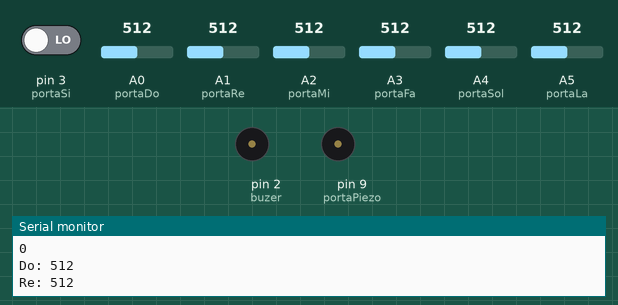
Recording of a sketch running on a simulated Arduino Uno, built with avr-gcc and run on an emulated ATmega328P. Shown: buzzer (waves = sounding, pin HIGH), the last lines printed to the serial monitor. The inputs (shaded band) are chosen by the test bench; at power-on: pin 3 (portaSi) LOW, A0 (portaDo) = 512, A1 (portaRe) = 512, A2 (portaMi) = 512, A3 (portaFa) = 512, A4 (portaSol) = 512, A5 (portaLa) = 512.

Above: at 1.2 s.
1.3 s: pin 3 (portaSi) driven HIGH
At 2.2 s:
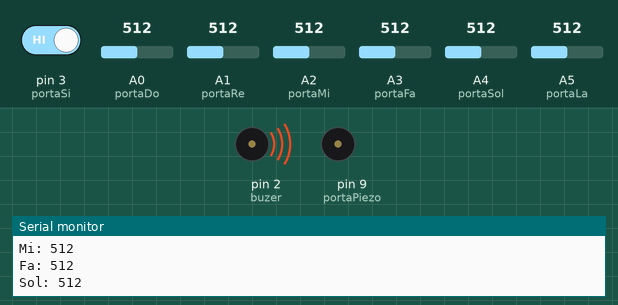
Timing chart, 0 to 4.3 s (numbered marks = the images above; inputs shaded):
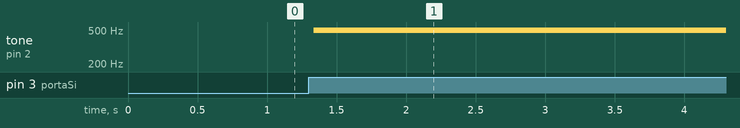

Measured:
- after the input at 1.3 s, tone on pin 2 (buzer): silent → 495 Hz at once

The sketch:

JoaoJoaoCamila.ino
```cpp
int buzer = 2, ValorAnalogico = 1000, ValorDigital = 0;
int portaDo = A0, portaRe = A1, portaMi = A2,
    portaFa = A3, portaSol = A4,
    portaLa = A5, portaSi = 3;
//notas (frequências)
int notaDo = 264, notaRe = 297, notaMi = 330,
    notaFa = 352, notaSol = 396,
    notaLa = 440, notaSi = 495;
//piezo
int portaPiezo = 9;
//duração da nota
int duracao = 200;
void setup()
{
  pinMode(portaDo, INPUT);
  pinMode(portaRe, INPUT);
  pinMode(portaMi, INPUT);
  pinMode(portaFa, INPUT);
  pinMode(portaSol, INPUT);
  pinMode(portaLa, INPUT);
  pinMode(portaSi, INPUT);
  pinMode(portaPiezo, OUTPUT);
  Serial.begin(9600);
}


void loop() {
  Serial.print("Do: ");
  Serial.println(analogRead(portaDo));
  Serial.print("Re: ");
  Serial.println(analogRead(portaRe));
  Serial.print("Mi: ");
  Serial.println(analogRead(portaMi));
  Serial.print("Fa: ");
  Serial.println(analogRead(portaFa));
  Serial.print("Sol: ");
  Serial.println(analogRead(portaSol));
  Serial.print("La: ");
  Serial.println(analogRead(portaLa));
  Serial.print("Si: ");
  Serial.println(analogRead(portaSi));
  Serial.println(digitalRead(portaSi));
  if (analogRead(portaDo) > ValorAnalogico) {
    tone(buzer, notaDo, duracao);
  }

  if (analogRead(portaRe) > ValorAnalogico) {
    tone(buzer, notaRe, duracao);
  }

  if (analogRead(portaMi) > ValorAnalogico) {
    tone(buzer, notaMi, duracao);
  }

  if (analogRead(portaFa) > ValorAnalogico) {
    tone(buzer, notaFa, duracao);
  }
  delay(10);//pode deletar esta linha também

  if (analogRead(portaSol) > ValorAnalogico) {
    tone(buzer, notaSol, duracao);
  }

  if (analogRead(portaLa) > ValorAnalogico) {
    tone(buzer, notaLa, duracao);
  }

  if (digitalRead(portaSi)) {
    tone(buzer, notaSi, duracao);
  }
  delay(10);
}
```
